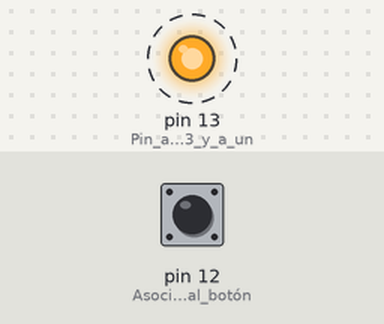
This sketch was run on a simulated Arduino Uno, built with avr-gcc and run on an emulated ATmega328P. Parts: output pins drawn as LEDs (lit = HIGH). Dashed ring = blinking. The test bench sets the inputs (shaded band); at power-on: pin 12 (Asociado_al_botón) LOW.

Above: at 0.2 s.
Timing chart, 0 to 3.0 s (numbered marks = the images above):
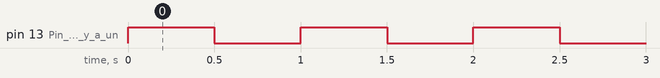

The sketch:

BlinkBoton.ino
```cpp
//4.3-4.5 Blink
//Low Frecuencia de 1HZ
//High Frecuencia de .5Hz
int EstadoBoton = 0; //0 no está presionado
void setup() {
  // initialize digital pin LED_BUILTIN as an output.
  pinMode(12, INPUT); //Asociado al botón
  pinMode(13, OUTPUT); //Pin asociado al 13 y a un led
}

// the loop function runs over and over again forever
void loop() {
  EstadoBoton=digitalRead(12); //Leo el botón

  if(EstadoBoton==HIGH){ //Si está presionado el botón
    digitalWrite(13, HIGH);   // Prende el LED
    delay(1000);                       // Espera un segundo, es decir f=.5Hz, completa medio ciclo por segundo
    digitalWrite(13, LOW);    // Apaga el LED
    delay(1000);                       // Espera un segundo para repetir el ciclo
  }else{                      //
    digitalWrite(13, HIGH);   // Prende el LED
    delay(500);                       // Espera 1/2 segundo
    digitalWrite(13, LOW);    // Apaga el LED
    delay(500);                       // Espera 1/2 segundo
  }
}
```

Measured:
- by itself, pin 13 (Pin_asociado_al_13_y_a_un): alternates HIGH for 0.50 s and LOW for 0.50 s
